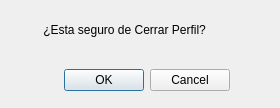
<?xml version="1.0" encoding="UTF-8"?>
<ui version="4.0">
 <class>DialogCPerf</class>
 <widget class="QDialog" name="DialogCPerf">
  <property name="windowModality">
   <enum>Qt::ApplicationModal</enum>
  </property>
  <property name="geometry">
   <rect>
    <x>0</x>
    <y>0</y>
    <width>280</width>
    <height>108</height>
   </rect>
  </property>
  <property name="focusPolicy">
   <enum>Qt::WheelFocus</enum>
  </property>
  <property name="windowTitle">
   <string>Cerrar Perfil</string>
  </property>
  <widget class="QDialogButtonBox" name="buttonBox">
   <property name="geometry">
    <rect>
     <x>50</x>
     <y>60</y>
     <width>180</width>
     <height>41</height>
    </rect>
   </property>
   <property name="orientation">
    <enum>Qt::Horizontal</enum>
   </property>
   <property name="standardButtons">
    <set>QDialogButtonBox::Cancel|QDialogButtonBox::Ok</set>
   </property>
  </widget>
  <widget class="QLabel" name="label">
   <property name="geometry">
    <rect>
     <x>20</x>
     <y>20</y>
     <width>244</width>
     <height>20</height>
    </rect>
   </property>
   <property name="text">
    <string>       ¿Esta seguro de Cerrar Perfil?</string>
   </property>
  </widget>
 </widget>
 <resources/>
 <connections>
  <connection>
   <sender>buttonBox</sender>
   <signal>accepted()</signal>
   <receiver>DialogCPerf</receiver>
   <slot>accept()</slot>
   <hints>
    <hint type="sourcelabel">
     <x>248</x>
     <y>254</y>
    </hint>
    <hint type="destinationlabel">
     <x>157</x>
     <y>274</y>
    </hint>
   </hints>
  </connection>
  <connection>
   <sender>buttonBox</sender>
   <signal>rejected()</signal>
   <receiver>DialogCPerf</receiver>
   <slot>reject()</slot>
   <hints>
    <hint type="sourcelabel">
     <x>316</x>
     <y>260</y>
    </hint>
    <hint type="destinationlabel">
     <x>286</x>
     <y>274</y>
    </hint>
   </hints>
  </connection>
 </connections>
</ui>
